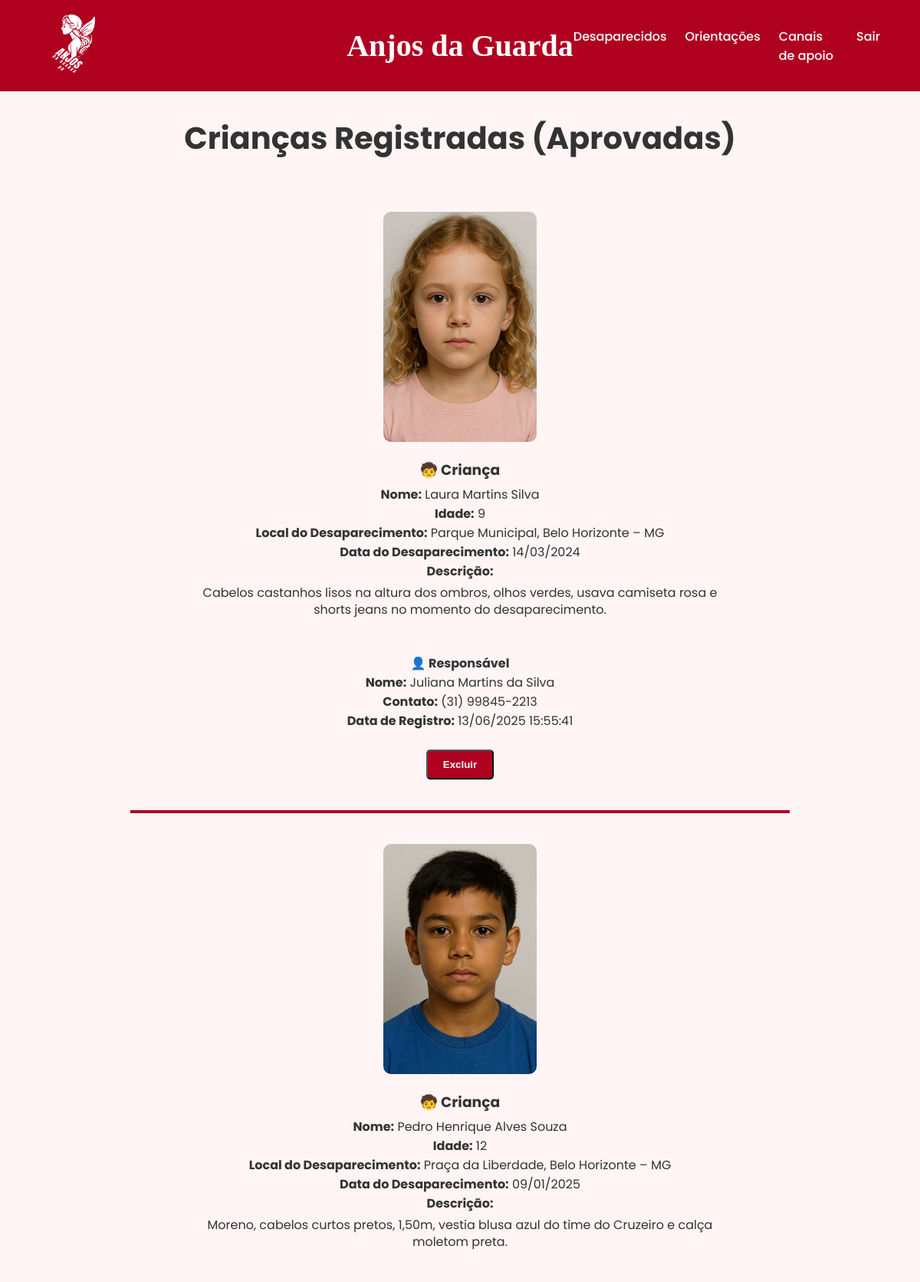
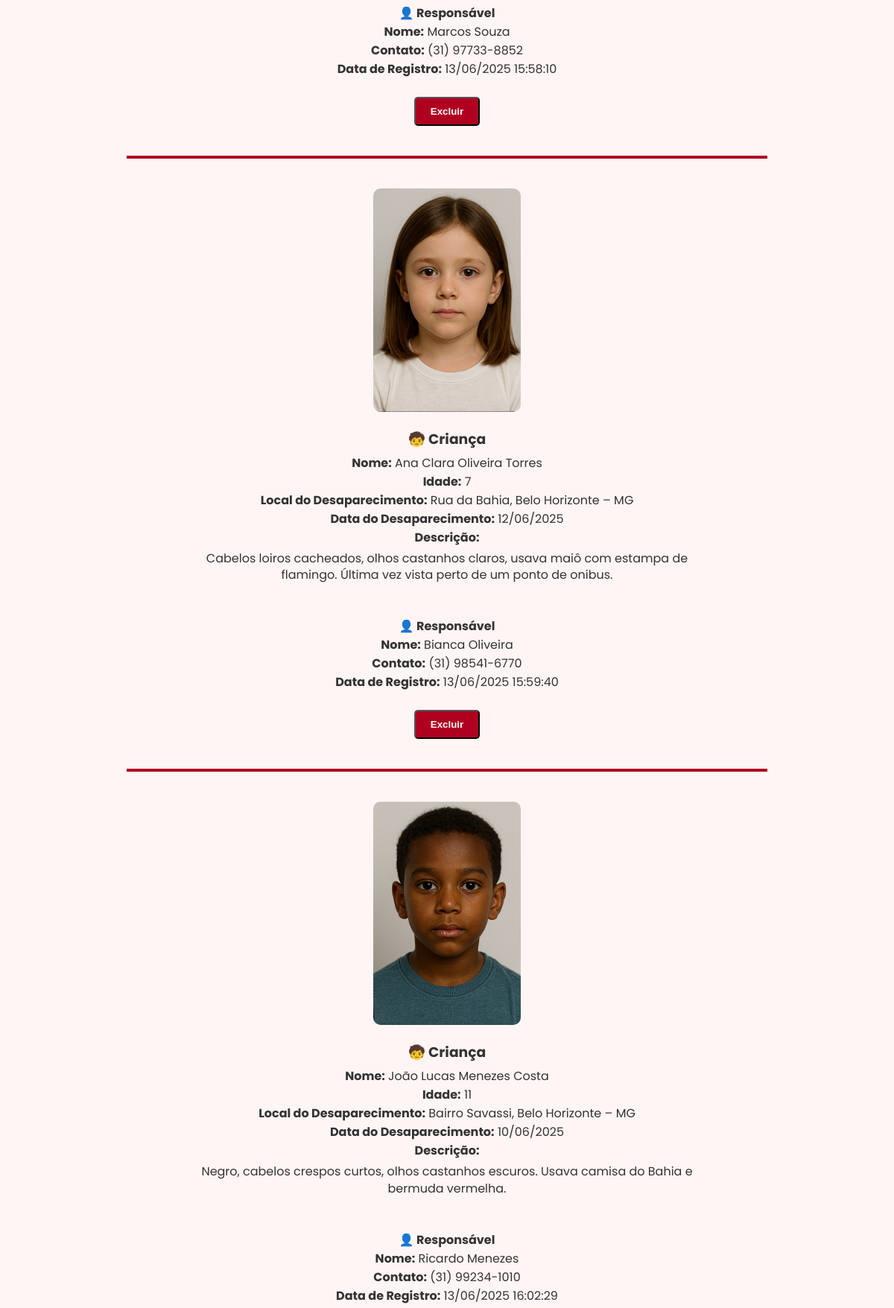
Screenshot of /admin/registrados (signed in, upper part) with the database file from the repository (2 pictures, top to bottom).
### tables this page shows
CREATE TABLE "criancas" (
	"id"	INTEGER NOT NULL,
	"nome_crianca"	TEXT NOT NULL,
	"idade"	INTEGER,
	"local_desaparecimento"	TEXT NOT NULL,
	"data_desaparecimento"	TEXT NOT NULL,
	"descricao"	TEXT,
	"nome_responsavel"	TEXT NOT NULL,
	"contato"	TEXT NOT NULL,
	"data_registro"	TEXT,
	"foto"	TEXT,
	"status"	TEXT NOT NULL DEFAULT 'analise',
	PRIMARY KEY("id" AUTOINCREMENT)
);

### main.py (the view)
@app.route("/admin/registrados", methods=['GET', 'POST'])
def pagina_admin_registrados():
    if not session.get('admin_logado'):
        return redirect(url_for('pagina_login'))
    conn = sqlite3.connect('banco.db')
    cursor = conn.cursor()
    if request.method == 'POST':
        id_crianca = request.form.get('id_crianca')
        cursor.execute("DELETE FROM criancas WHERE id = ?", (id_crianca,))
        conn.commit()
    cursor.execute("SELECT * FROM criancas WHERE status = 'aprovado'")
    criancas = cursor.fetchall()
    conn.close()
    return render_template('registrados_admin.html', criancas=criancas)

### templates/registrados_admin.html (shortened to what this page needs)
<!DOCTYPE html>
<html lang="pt-br">
<head>
  <link rel="stylesheet" href="{{ url_for('static', filename='css/style.css') }}">
</head>
<body>
  <header>
    <nav>
      <div class="logo-container">
        <a href="{{ url_for('pagina_principal') }}">
          <img src="{{ url_for('static', filename='imagens/anjos_da_guarda.png') }}" alt="Logo">
        </a>
      </div>
      <a href="{{ url_for('pagina_principal') }}" class="nav-title">Anjos da Guarda</a>
      <ul class="nav-links">
        <li class="dropdown">
          <a href="#">Desaparecidos</a>
        </li>
        <li><a href="{{ url_for('pagina_orientaçoes') }}">Orientações</a></li>
        <li><a href="{{ url_for('pagina_apoio') }}">Canais de apoio</a></li>
        <li><a href="{{ url_for('logout') }}">Sair</a></li>
      </ul>
    </nav>
  </header>
  <main>
    <br>
    <br>
    <div style="text-align: center;">
      <h1>Crianças Registradas (Aprovadas)</h1>
    </div>
    <br><br>
    {% if criancas %}
      <ul style="list-style: none; padding: 0;">
        {% for c in criancas %}
          <li style="margin-bottom: 40px; text-align: center;">
            {% if c[9] %}
              <img src="{{ url_for('static', filename='imagens/uploads/' + c[9]) }}"
                   alt="Foto de {{ c[1] }}"
                   style="height: 300px; object-fit: cover; border-radius: 10px; margin-bottom: 15px;">
            {% else %}
              <em>Sem foto</em><br><br>
            {% endif %}
            <h3 style="margin-bottom: 5px;">🧒 Criança</h3>
            <strong>Nome:</strong> {{ c[1] }}<br>
            <strong>Idade:</strong> {{ c[2] if c[2] else 'Não informado' }}<br>
            <strong>Local do Desaparecimento:</strong> {{ c[3] if c[3] else 'Não informado' }}<br>
            <strong>Data do Desaparecimento:</strong> {{ c[4] if c[4] else 'Não informado' }}<br>
            <strong>Descrição:</strong>
            <div style="margin: 5px auto 0 auto; padding: 0px 0; width: 80%; text-align: center; line-height: 1.4;">
              {{ c[5] if c[5] else 'Não informado' }}
            </div><br>
            <h4 style="margin-top: 20px;">👤 Responsável</h4>
            <strong>Nome:</strong> {{ c[6] if c[6] else 'Não informado' }}<br>
            <strong>Contato:</strong> {{ c[7] if c[7] else 'Não informado' }}<br>
            <strong>Data de Registro:</strong> {{ c[8] if c[8] else 'Não informado' }}<br><br>
            <form method="post">
              <button type="submit" class="botao-destaque" style="background-color: #b00020; color: white;">Excluir</button>
            </form>
            <hr style="margin: 40px auto; border: none; border-top: 4px solid #b00020; width: 100%;">
          </li>
        {% endfor %}
      </ul>
    {% else %}
      <p style="text-align: center;">Nenhuma criança aprovada cadastrada ainda.</p>
    {% endif %}
  </main>
</body>
</html>

### static/css/style.css (style rules this page uses)
* { margin: 0; padding: 0; box-sizing: border-box; }
body { font-family: 'Poppins', sans-serif; background-color: #fff5f5; color: #333333; }
header { background-color:#b00020; padding: 1rem 2rem; position: fixed; width: 100%; top: 0; z-index: 1000; }
nav { display: grid; grid-template-columns: 1fr auto 1fr; align-items: center; padding: 0 20px; }
.logo-container { justify-self: start; }
.logo-container img { height: 80px; }
.dropdown { position: relative; }
.nav-title { justify-self: center; font-family: 'Georgia', serif; font-size: 2.5rem; font-weight: bold; color: #fff; text-decoration: none; display: flex; align-items: center; justify-content: center; gap: 100px; margin: 0 auto; }
.nav-links { justify-self: end; list-style: none; display: flex; gap: 1.5rem; }
ul.nav-links li a { text-decoration: none; color: #fff; font-weight: 500; transition: color 0.3s; flex: 1; justify-content: flex-end; }
main { padding: 100px 20px 20px; max-width: 900px; margin: auto; }
h1 { font-size: 2.5rem; color: #333333; margin-bottom: 1rem; }
.botao-destaque { display: inline-block; padding: 10px 20px; background-color: #b00020; color: #fff; text-decoration: none; font-weight: 600; border-radius: 5px; transition: background-color 0.3s; }

### rows the page displays
criancas: foto (picture), nome_crianca "Laura Martins Silva", idade "9", local_desaparecimento "Parque Municipal, Belo Horizonte – MG", data_desaparecimento "14/03/2024", descricao "Cabelos castanhos lisos na altura dos ombros, olhos verdes, usava camiseta rosa e shorts jeans no momento do desaparecimento.", nome_responsavel "Juliana Martins da Silva", contato "(31) 99845-2213", data_registro "13/06/2025 15:55:41"
criancas: foto (picture), nome_crianca "Pedro Henrique Alves Souza", idade "12", local_desaparecimento "Praça da Liberdade, Belo Horizonte – MG", data_desaparecimento "09/01/2025", descricao "Moreno, cabelos curtos pretos, 1,50m, vestia blusa azul do time do Cruzeiro e calça moletom preta.", nome_responsavel "Marcos Souza", contato "(31) 97733-8852", data_registro "13/06/2025 15:58:10"
criancas: foto (picture), nome_crianca "Ana Clara Oliveira Torres", idade "7", local_desaparecimento "Rua da Bahia, Belo Horizonte – MG", data_desaparecimento "12/06/2025", descricao "Cabelos loiros cacheados, olhos castanhos claros, usava maiô com estampa de flamingo. Última vez vista perto de um ponto de onibus.", nome_responsavel "Bianca Oliveira", contato "(31) 98541-6770", data_registro "13/06/2025 15:59:40"
criancas: foto (picture), nome_crianca "João Lucas Menezes Costa", idade "11", local_desaparecimento "Bairro Savassi, Belo Horizonte – MG", data_desaparecimento "10/06/2025", descricao "Negro, cabelos crespos curtos, olhos castanhos escuros. Usava camisa do Bahia e bermuda vermelha.", nome_responsavel "Ricardo Menezes", contato "(31) 99234-1010", data_registro "13/06/2025 16:02:29"
